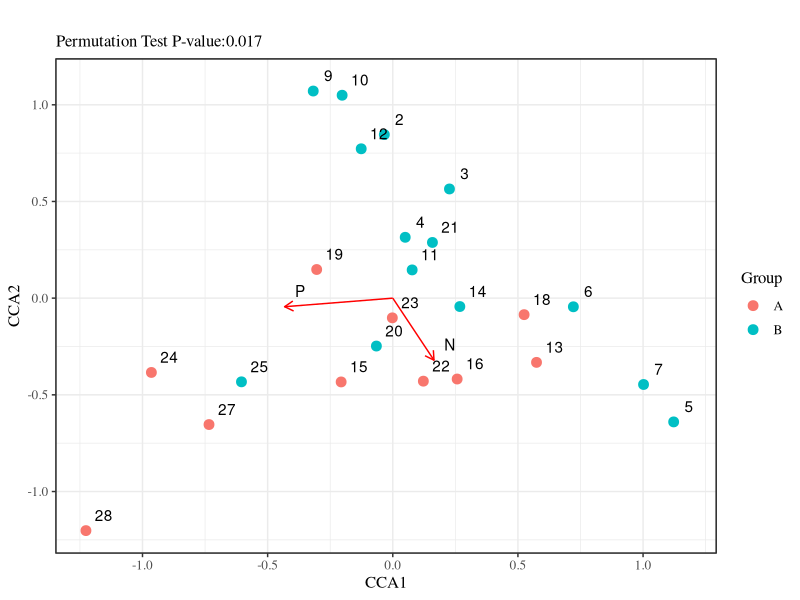
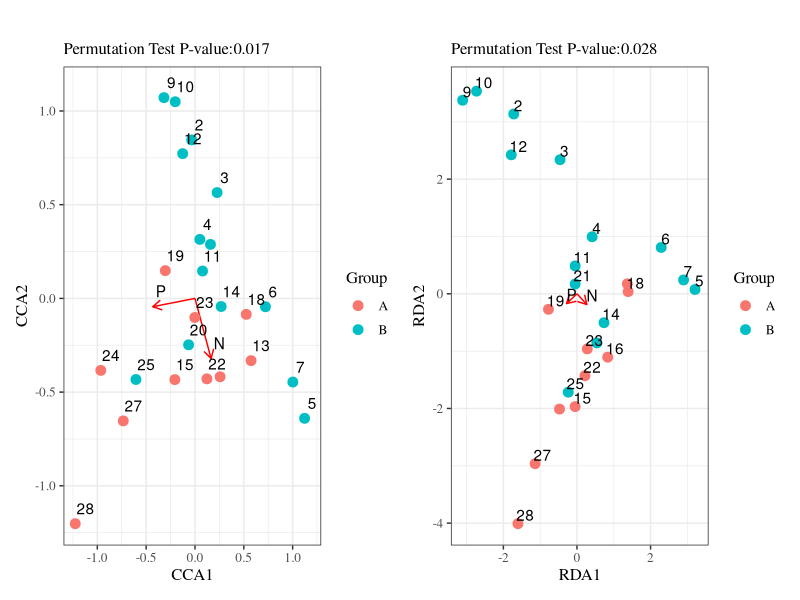

Write R code to recreate these figures, in order.

library(vegan)
library(ggplot2)
library(dplyr)

data(varespec)
data(varechem)

## or correlation-based scores in PCA/RDA

###########################CCA##########################################
mod.cca=cca(varespec~N+P, varechem)
vare.cca <- scores(mod.cca, scaling = "sites", correlation = TRUE)

# 使用anova.cca函数进行Permutation Test并获得p值
anova_result <- anova(mod.cca, permutations = 999)
anova_result.p=anova_result$`Pr(>F)`[1]


vare.cca.dot=vare.cca$sites%>% data.frame()
vare.cca.dot$dot.name=rownames(vare.cca.dot)
vare.cca.dot$Group=c(rep("A", 10),rep("B", 14) )


vare.cca.arrow=vare.cca$biplot%>% data.frame()
vare.cca.arrow$arrow.name=rownames(vare.cca.arrow)
  
maxlen = max(nchar(vare.cca.arrow$arrow.name))


# 创建图层 p1 并在其上追加散点图
p1 <- ggplot() +
  # 添加箭头图层，并将箭头颜色设置为红色
  geom_segment(data = vare.cca.arrow, aes(x = 0, y = 0, xend = CCA1, yend = CCA2, label = arrow.name), 
               arrow = arrow(length = unit(0.1, "inches")), color = "red") +
  geom_text(data = vare.cca.arrow, aes(x = CCA1, y = CCA2, label = arrow.name), 
            hjust = 0.2, vjust = 0, nudge_x = 0.05, nudge_y = 0.05, check_overlap = TRUE, show.legend = FALSE) +
  # 添加散点图层
  geom_point(data = vare.cca.dot, aes(x = CCA1, y = CCA2, color = Group), size = 3) +
  geom_text(data = vare.cca.dot, aes(x = CCA1, y = CCA2, label = dot.name), 
            hjust = 0.2, vjust = 0, nudge_x = 0.05, nudge_y = 0.05, check_overlap = TRUE, show.legend = FALSE) +
  theme_bw(base_family = 'serif', base_size = 12, base_line_size = 0.5) +
  labs(x = "CCA1", y = "CCA2", title = "",subtitle  =paste0("Permutation Test P-value:",anova_result.p)) 

# 显示组合后的图
print(p1)

###########################RDA##########################################
mod.rda=rda(varespec~N+P, varechem)
vare.rda <- scores(mod.rda, scaling = "sites", correlation = TRUE)

# 使用anova.cca函数进行Permutation Test并获得p值
anova_result <- anova(mod.rda, permutations = 999)
anova_result.p=anova_result$`Pr(>F)`[1]

vare.rda.dot=vare.rda$sites%>% data.frame()
vare.rda.dot$dot.name=rownames(vare.rda.dot)
vare.rda.dot$Group=c(rep("A", 10),rep("B", 14) )

vare.rda.arrow=vare.rda$biplot%>% data.frame()
vare.rda.arrow$arrow.name=rownames(vare.rda.arrow)

maxlen = max(nchar(vare.rda.arrow$arrow.name))

# 创建图层 p1 并在其上追加散点图
p2 <- ggplot() +
  # 添加箭头图层，并将箭头颜色设置为红色
  geom_segment(data = vare.rda.arrow, aes(x = 0, y = 0, xend = RDA1, yend = RDA2, label = arrow.name), 
               arrow = arrow(length = unit(0.1, "inches")), color = "red") +
  geom_text(data = vare.rda.arrow, aes(x = RDA1, y = RDA2, label = arrow.name), 
            hjust = 0.2, vjust = 0, nudge_x = 0.05, nudge_y = 0.05, check_overlap = TRUE, show.legend = FALSE) +
  # 添加散点图层
  geom_point(data = vare.rda.dot, aes(x = RDA1, y = RDA2, color = Group), size = 3) +
  geom_text(data = vare.rda.dot, aes(x = RDA1, y = RDA2, label = dot.name), 
            hjust = 0.2, vjust = 0, nudge_x = 0.05, nudge_y = 0.05, check_overlap = TRUE, show.legend = FALSE) +
  theme_bw(base_family = 'serif', base_size = 12, base_line_size = 0.5) +
  labs(x = "RDA1", y = "RDA2", title = "",subtitle  =paste0("Permutation Test P-value:",anova_result.p)) 


library(patchwork)
p1+p2






